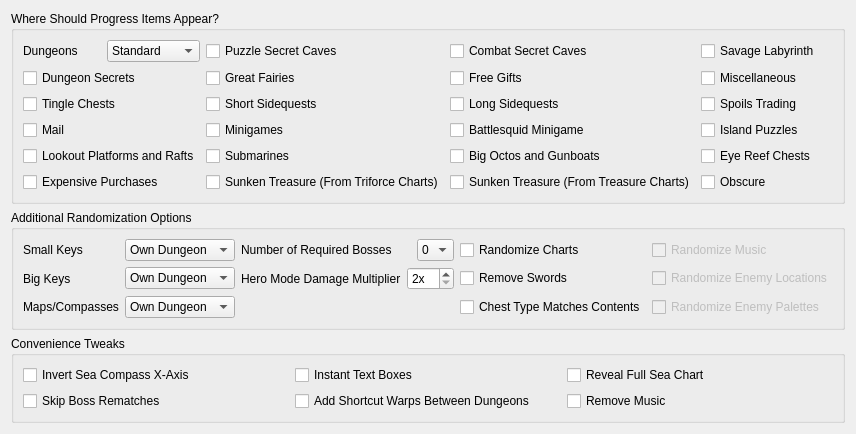
          <widget class="QWidget" name="tab">
           <attribute name="title">
            <string>Randomizer Settings</string>
           </attribute>
           <layout class="QVBoxLayout" name="verticalLayout_2">
            <item>
             <widget class="QGroupBox" name="groupBox">
              <property name="sizePolicy">
               <sizepolicy hsizetype="Minimum" vsizetype="Preferred">
                <horstretch>0</horstretch>
                <verstretch>0</verstretch>
               </sizepolicy>
              </property>
              <property name="minimumSize">
               <size>
                <width>0</width>
                <height>0</height>
               </size>
              </property>
              <property name="title">
               <string>Where Should Progress Items Appear?</string>
              </property>
              <layout class="QGridLayout" name="gridLayout_2" rowstretch="0,0,0,0,0,0,0,0,0,0" rowminimumheight="0,0,0,0,0,0,0,0,0,0">
               <property name="sizeConstraint">
                <enum>QLayout::SetDefaultConstraint</enum>
               </property>
               <item row="9" column="3">
                <widget class="QCheckBox" name="progression_obscure">
                 <property name="text">
                  <string>Obscure</string>
                 </property>
                </widget>
               </item>
               <item row="9" column="1">
                <widget class="QCheckBox" name="progression_triforce_charts">
                 <property name="text">
                  <string>Sunken Treasure (From Triforce Charts)</string>
                 </property>
                </widget>
               </item>
               <item row="1" column="3">
                <widget class="QCheckBox" name="progression_misc">
                 <property name="text">
                  <string>Miscellaneous</string>
                 </property>
                 <property name="checked">
                  <bool>false</bool>
                 </property>
                </widget>
               </item>
               <item row="6" column="2">
                <widget class="QCheckBox" name="progression_battlesquid">
                 <property name="text">
                  <string>Battlesquid Minigame</string>
                 </property>
                </widget>
               </item>
               <item row="7" column="3">
                <widget class="QCheckBox" name="progression_eye_reef_chests">
                 <property name="text">
                  <string>Eye Reef Chests</string>
                 </property>
                </widget>
               </item>
               <item row="0" column="0">
                <layout class="QHBoxLayout" name="horizontalLayout_22">
                 <item>
                  <widget class="QLabel" name="label_for_progression_dungeons">
                   <property name="text">
                    <string>Dungeons</string>
                   </property>
                  </widget>
                 </item>
                 <item>
                  <widget class="QComboBox" name="progression_dungeons">
                   <property name="currentIndex">
                    <number>1</number>
                   </property>
                   <item>
                    <property name="text">
                     <string>Disabled</string>
                    </property>
                   </item>
                   <item>
                    <property name="text">
                     <string>Standard</string>
                    </property>
                   </item>
                   <item>
                    <property name="text">
                     <string>Race Mode</string>
                    </property>
                   </item>
                  </widget>
                 </item>
                </layout>
               </item>
               <item row="1" column="2">
                <widget class="QCheckBox" name="progression_free_gifts">
                 <property name="text">
                  <string>Free Gifts</string>
                 </property>
                 <property name="checked">
                  <bool>false</bool>
                 </property>
                </widget>
               </item>
               <item row="7" column="0">
                <widget class="QCheckBox" name="progression_platforms_rafts">
                 <property name="text">
                  <string>Lookout Platforms and Rafts</string>
                 </property>
                </widget>
               </item>
               <item row="4" column="3">
                <widget class="QCheckBox" name="progression_spoils_trading">
                 <property name="text">
                  <string>Spoils Trading</string>
                 </property>
                </widget>
               </item>
               <item row="4" column="0">
                <widget class="QCheckBox" name="progression_tingle_chests">
                 <property name="text">
                  <string>Tingle Chests</string>
                 </property>
                </widget>
               </item>
               <item row="0" column="3">
                <widget class="QCheckBox" name="progression_savage_labyrinth">
                 <property name="text">
                  <string>Savage Labyrinth</string>
                 </property>
                </widget>
               </item>
               <item row="7" column="2">
                <widget class="QCheckBox" name="progression_big_octos_gunboats">
                 <property name="text">
                  <string>Big Octos and Gunboats</string>
                 </property>
                </widget>
               </item>
               <item row="7" column="1">
                <widget class="QCheckBox" name="progression_submarines">
                 <property name="text">
                  <string>Submarines</string>
                 </property>
                 <property name="checked">
                  <bool>false</bool>
                 </property>
                </widget>
               </item>
               <item row="4" column="2">
                <widget class="QCheckBox" name="progression_long_sidequests">
                 <property name="text">
                  <string>Long Sidequests</string>
                 </property>
                </widget>
               </item>
               <item row="6" column="3">
                <widget class="QCheckBox" name="progression_island_puzzles">
                 <property name="text">
                  <string>Island Puzzles</string>
                 </property>
                </widget>
               </item>
               <item row="6" column="0">
                <widget class="QCheckBox" name="progression_mail">
                 <property name="text">
                  <string>Mail</string>
                 </property>
                </widget>
               </item>
               <item row="6" column="1">
                <widget class="QCheckBox" name="progression_minigames">
                 <property name="text">
                  <string>Minigames</string>
                 </property>
                </widget>
               </item>
               <item row="9" column="2">
                <widget class="QCheckBox" name="progression_treasure_charts">
                 <property name="text">
                  <string>Sunken Treasure (From Treasure Charts)</string>
                 </property>
                </widget>
               </item>
               <item row="9" column="0">
                <widget class="QCheckBox" name="progression_expensive_purchases">
                 <property name="text">
                  <string>Expensive Purchases</string>
                 </property>
                 <property name="checked">
                  <bool>false</bool>
                 </property>
                </widget>
               </item>
               <item row="4" column="1">
                <widget class="QCheckBox" name="progression_short_sidequests">
                 <property name="text">
                  <string>Short Sidequests</string>
                 </property>
                </widget>
               </item>
               <item row="1" column="1">
                <widget class="QCheckBox" name="progression_great_fairies">
                 <property name="text">
                  <string>Great Fairies</string>
                 </property>
                 <property name="checked">
                  <bool>false</bool>
                 </property>
                </widget>
               </item>
               <item row="1" column="0">
                <widget class="QCheckBox" name="progression_dungeon_secrets">
                 <property name="text">
                  <string>Dungeon Secrets</string>
                 </property>
                </widget>
               </item>
               <item row="0" column="2">
                <widget class="QCheckBox" name="progression_combat_secret_caves">
                 <property name="text">
                  <string>Combat Secret Caves</string>
                 </property>
                </widget>
               </item>
               <item row="0" column="1">
                <widget class="QCheckBox" name="progression_puzzle_secret_caves">
                 <property name="text">
                  <string>Puzzle Secret Caves</string>
                 </property>
                 <property name="checked">
                  <bool>false</bool>
                 </property>
                </widget>
               </item>
              </layout>
             </widget>
            </item>
            <item>
             <widget class="QGroupBox" name="groupBox_3">
              <property name="sizePolicy">
               <sizepolicy hsizetype="Minimum" vsizetype="Preferred">
                <horstretch>0</horstretch>
                <verstretch>0</verstretch>
               </sizepolicy>
              </property>
              <property name="title">
               <string>Additional Randomization Options</string>
              </property>
              <layout class="QGridLayout" name="gridLayout_3">
               <item row="4" column="3">
                <widget class="QCheckBox" name="randomize_enemy_palettes">
                 <property name="enabled">
                  <bool>false</bool>
                 </property>
                 <property name="text">
                  <string>Randomize Enemy Palettes</string>
                 </property>
                </widget>
               </item>
               <item row="1" column="0">
                <layout class="QHBoxLayout" name="horizontalLayout_20">
                 <item>
                  <widget class="QLabel" name="label_for_dungeon_big_keys">
                   <property name="sizePolicy">
                    <sizepolicy hsizetype="Preferred" vsizetype="Preferred">
                     <horstretch>0</horstretch>
                     <verstretch>0</verstretch>
                    </sizepolicy>
                   </property>
                   <property name="text">
                    <string>Big Keys</string>
                   </property>
                  </widget>
                 </item>
                 <item>
                  <widget class="QComboBox" name="dungeon_big_keys">
                   <property name="sizePolicy">
                    <sizepolicy hsizetype="Fixed" vsizetype="Fixed">
                     <horstretch>0</horstretch>
                     <verstretch>0</verstretch>
                    </sizepolicy>
                   </property>
                   <property name="minimumSize">
                    <size>
                     <width>110</width>
                     <height>0</height>
                    </size>
                   </property>
                   <property name="currentIndex">
                    <number>1</number>
                   </property>
                   <item>
                    <property name="text">
                     <string>Vanilla</string>
                    </property>
                   </item>
                   <item>
                    <property name="text">
                     <string>Own Dungeon</string>
                    </property>
                   </item>
                   <item>
                    <property name="text">
                     <string>Any Dungeon</string>
                    </property>
                   </item>
                   <item>
                    <property name="text">
                     <string>Overworld</string>
                    </property>
                   </item>
                   <item>
                    <property name="text">
                     <string>Keysanity</string>
                    </property>
                   </item>
                  </widget>
                 </item>
                </layout>
               </item>
               <item row="0" column="1">
                <layout class="QHBoxLayout" name="horizontalLayout_13">
                 <property name="spacing">
                  <number>6</number>
                 </property>
                 <item>
                  <widget class="QLabel" name="label_for_num_required_dungeons">
                   <property name="sizePolicy">
                    <sizepolicy hsizetype="Maximum" vsizetype="Preferred">
                     <horstretch>0</horstretch>
                     <verstretch>0</verstretch>
                    </sizepolicy>
                   </property>
                   <property name="text">
                    <string>Number of Required Bosses</string>
                   </property>
                  </widget>
                 </item>
                 <item>
                  <widget class="QWidget" name="widget" native="true"/>
                 </item>
                 <item>
                  <widget class="QComboBox" name="num_required_dungeons">
                   <property name="maximumSize">
                    <size>
                     <width>40</width>
                     <height>16777215</height>
                    </size>
                   </property>
                   <property name="baseSize">
                    <size>
                     <width>0</width>
                     <height>0</height>
                    </size>
                   </property>
                   <property name="currentIndex">
                    <number>0</number>
                   </property>
                   <item>
                    <property name="text">
                     <string>0</string>
                    </property>
                   </item>
                   <item>
                    <property name="text">
                     <string>1</string>
                    </property>
                   </item>
                   <item>
                    <property name="text">
                     <string>2</string>
                    </property>
                   </item>
                   <item>
                    <property name="text">
                     <string>3</string>
                    </property>
                   </item>
                   <item>
                    <property name="text">
                     <string>4</string>
                    </property>
                   </item>
                   <item>
                    <property name="text">
                     <string>5</string>
                    </property>
                   </item>
                   <item>
                    <property name="text">
                     <string>6</string>
                    </property>
                   </item>
                  </widget>
                 </item>
                </layout>
               </item>
               <item row="4" column="0">
                <layout class="QHBoxLayout" name="horizontalLayout_21">
                 <item>
                  <widget class="QLabel" name="label_for_dungeon_maps_compasses">
                   <property name="text">
                    <string>Maps/Compasses</string>
                   </property>
                  </widget>
                 </item>
                 <item>
                  <widget class="QComboBox" name="dungeon_maps_compasses">
                   <property name="sizePolicy">
                    <sizepolicy hsizetype="Fixed" vsizetype="Fixed">
                     <horstretch>0</horstretch>
                     <verstretch>0</verstretch>
                    </sizepolicy>
                   </property>
                   <property name="minimumSize">
                    <size>
                     <width>110</width>
                     <height>0</height>
                    </size>
                   </property>
                   <property name="currentIndex">
                    <number>1</number>
                   </property>
                   <item>
                    <property name="text">
                     <string>Vanilla</string>
                    </property>
                   </item>
                   <item>
                    <property name="text">
                     <string>Own Dungeon</string>
                    </property>
                   </item>
                   <item>
                    <property name="text">
                     <string>Any Dungeon</string>
                    </property>
                   </item>
                   <item>
                    <property name="text">
                     <string>Overworld</string>
                    </property>
                   </item>
                   <item>
                    <property name="text">
                     <string>Keysanity</string>
                    </property>
                   </item>
                  </widget>
                 </item>
                </layout>
               </item>
               <item row="0" column="0">
                <layout class="QHBoxLayout" name="horizontalLayout_19">
                 <item>
                  <widget class="QLabel" name="label_for_dungeon_small_keys">
                   <property name="sizePolicy">
                    <sizepolicy hsizetype="Preferred" vsizetype="Preferred">
                     <horstretch>0</horstretch>
                     <verstretch>0</verstretch>
                    </sizepolicy>
                   </property>
                   <property name="text">
                    <string>Small Keys</string>
                   </property>
                  </widget>
                 </item>
                 <item>
                  <widget class="QComboBox" name="dungeon_small_keys">
                   <property name="sizePolicy">
                    <sizepolicy hsizetype="Fixed" vsizetype="Fixed">
                     <horstretch>0</horstretch>
                     <verstretch>0</verstretch>
                    </sizepolicy>
                   </property>
                   <property name="minimumSize">
                    <size>
                     <width>110</width>
                     <height>0</height>
                    </size>
                   </property>
                   <property name="maximumSize">
                    <size>
                     <width>16777215</width>
                     <height>16777215</height>
                    </size>
                   </property>
                   <property name="currentIndex">
                    <number>1</number>
                   </property>
                   <item>
                    <property name="text">
                     <string>Vanilla</string>
                    </property>
                   </item>
                   <item>
                    <property name="text">
                     <string>Own Dungeon</string>
                    </property>
                   </item>
                   <item>
                    <property name="text">
                     <string>Any Dungeon</string>
                    </property>
                   </item>
                   <item>
                    <property name="text">
                     <string>Overworld</string>
                    </property>
                   </item>
                   <item>
                    <property name="text">
                     <string>Keysanity</string>
                    </property>
                   </item>
                  </widget>
                 </item>
                </layout>
               </item>
               <item row="1" column="1">
                <layout class="QHBoxLayout" name="horizontalLayout_18">
                 <item>
                  <widget class="QLabel" name="label_for_damage_multiplier">
                   <property name="text">
                    <string>Hero Mode Damage Multiplier</string>
                   </property>
                  </widget>
                 </item>
                 <item>
                  <widget class="QSpinBox" name="damage_multiplier">
                   <property name="sizePolicy">
                    <sizepolicy hsizetype="Maximum" vsizetype="Fixed">
                     <horstretch>0</horstretch>
                     <verstretch>0</verstretch>
                    </sizepolicy>
                   </property>
                   <property name="buttonSymbols">
                    <enum>QAbstractSpinBox::UpDownArrows</enum>
                   </property>
                   <property name="suffix">
                    <string>x</string>
                   </property>
                   <property name="minimum">
                    <number>2</number>
                   </property>
                   <property name="maximum">
                    <number>80</number>
                   </property>
                  </widget>
                 </item>
                </layout>
               </item>
               <item row="0" column="2">
                <widget class="QCheckBox" name="randomize_charts">
                 <property name="text">
                  <string>Randomize Charts</string>
                 </property>
                </widget>
               </item>
               <item row="0" column="3">
                <widget class="QCheckBox" name="randomize_music">
                 <property name="enabled">
                  <bool>false</bool>
                 </property>
                 <property name="text">
                  <string>Randomize Music</string>
                 </property>
                </widget>
               </item>
               <item row="1" column="3">
                <widget class="QCheckBox" name="randomize_enemies">
                 <property name="enabled">
                  <bool>false</bool>
                 </property>
                 <property name="text">
                  <string>Randomize Enemy Locations</string>
                 </property>
                </widget>
               </item>
               <item row="1" column="2">
                <widget class="QCheckBox" name="remove_swords">
                 <property name="text">
                  <string>Remove Swords</string>
                 </property>
                </widget>
               </item>
               <item row="4" column="2">
                <widget class="QCheckBox" name="chest_type_matches_contents">
                 <property name="text">
                  <string>Chest Type Matches Contents</string>
                 </property>
                </widget>
               </item>
              </layout>
             </widget>
            </item>
            <item>
             <widget class="QGroupBox" name="groupBox_2">
              <property name="title">
               <string>Convenience Tweaks</string>
              </property>
              <layout class="QGridLayout" name="gridLayout_4">
               <item row="1" column="2">
                <widget class="QCheckBox" name="remove_music">
                 <property name="text">
                  <string>Remove Music</string>
                 </property>
                </widget>
               </item>
               <item row="1" column="1">
                <widget class="QCheckBox" name="add_shortcut_warps_between_dungeons">
                 <property name="text">
                  <string>Add Shortcut Warps Between Dungeons</string>
                 </property>
                </widget>
               </item>
               <item row="1" column="0">
                <widget class="QCheckBox" name="skip_rematch_bosses">
                 <property name="text">
                  <string>Skip Boss Rematches</string>
                 </property>
                 <property name="checked">
                  <bool>false</bool>
                 </property>
                </widget>
               </item>
               <item row="0" column="1">
                <widget class="QCheckBox" name="instant_text_boxes">
                 <property name="text">
                  <string>Instant Text Boxes</string>
                 </property>
                 <property name="checked">
                  <bool>false</bool>
                 </property>
                </widget>
               </item>
               <item row="0" column="0">
                <widget class="QCheckBox" name="invert_sea_compass_x_axis">
                 <property name="text">
                  <string>Invert Sea Compass X-Axis</string>
                 </property>
                </widget>
               </item>
               <item row="0" column="2">
                <widget class="QCheckBox" name="reveal_full_sea_chart">
                 <property name="text">
                  <string>Reveal Full Sea Chart</string>
                 </property>
                 <property name="checked">
                  <bool>false</bool>
                 </property>
                </widget>
               </item>
              </layout>
             </widget>
            </item>
           </layout>
          </widget>
